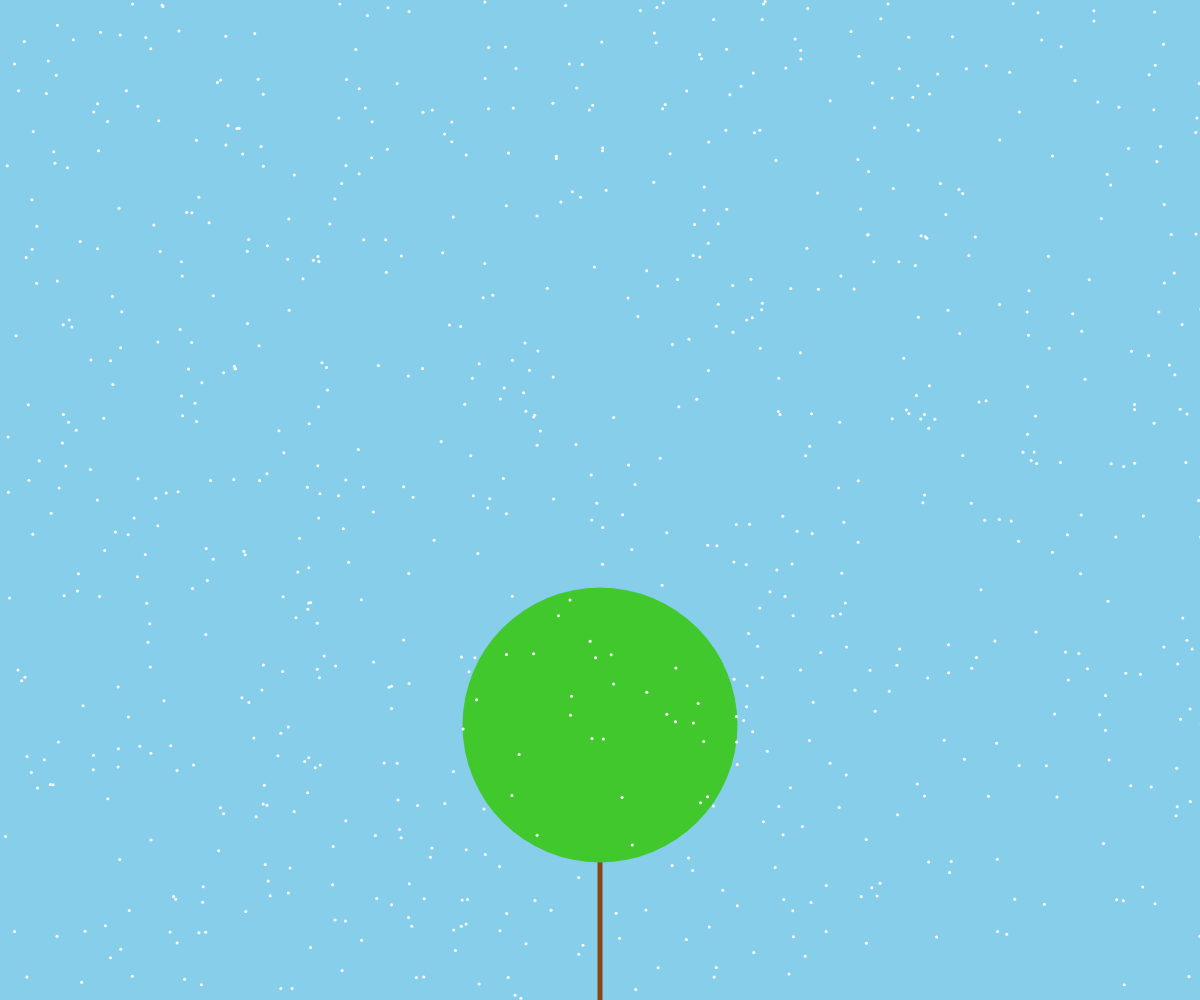
Frame 1 (no input)
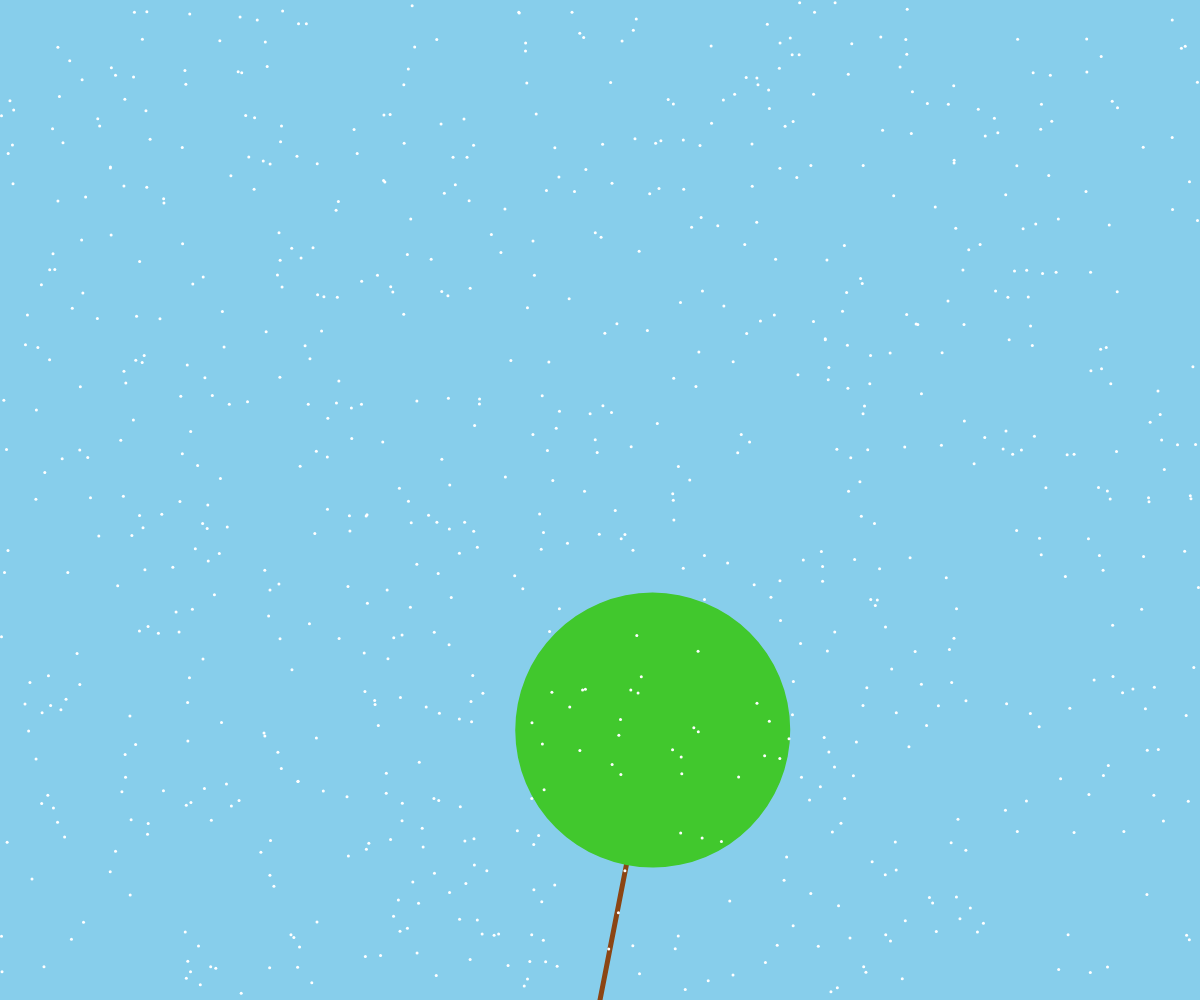
Frame 60 (no input)
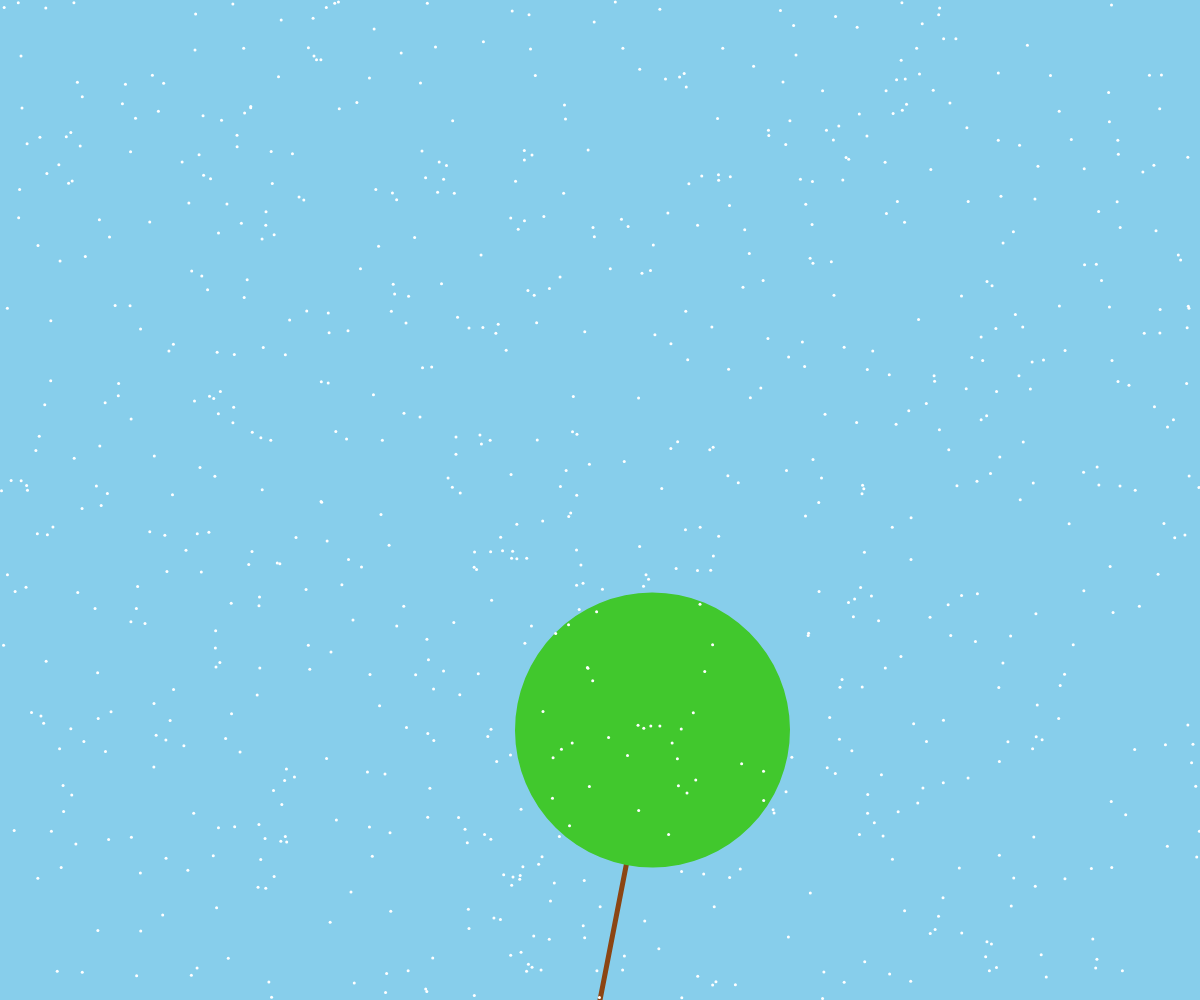
Frame 120 (the mouse pressed at the canvas centre since frame 60)

The p5.js sketch that drew these frames (run headless with seeded random() and noise() and a simulated clock; from frame 60 on, the mouse is pressed at the canvas centre):

// p5.js sketch
// ── sketch.js
let particles = [];
let numberOfParticles = 800;  
let gravity = 0.5;



let trunkLen =    275;   // length of the trunk
let windInc =     0.01;  // how quickly wind changes speed (try changing)

let windSpeed =   0;     // speed, which will = angle of bend
let noisePos =    0;     // "position" in the Perlin noise



function setup() {
  createCanvas(windowWidth, windowHeight);
  for (let i = 0; i < numberOfParticles; i++ ){ // "for" loop fills the particle array
    particles[i] = new Particle(); //fill for "i" number of times
  }
}

function draw() {
  background(135,206,235); //sky blue background

  
  gravity = map(200, 0, height, 0, 3);
  console.log(gravity);
  
  // draw a simple tree
  push();
  translate(width/2, height);
  rotate(radians(windSpeed));
  stroke(139,69,19); // saddle brown RGB values
  strokeWeight(5);
  line(0,0, 0,-trunkLen);
  fill(65, 200, 45);
  noStroke();
  circle(0,-trunkLen, trunkLen); 
  pop();
  
  // update wind speed using Perlin noise
  // noise() returns a value 0 to 1, so * 30 means
  // the wind speed will result in an angle of 0-30 degrees.

  windSpeed = noise(noisePos) * 30;
  noisePos += windInc;

  for (let i = 0; i < particles.length; i++){
    particles[i].move();
    particles[i].display();
       
  }

}


class Particle {
  
  constructor() {
    this.width = 3; //
    this.height = 3; //determines the width and heighth
    this.x = random(width); //
    this.y = random(height); //
    this.xSpeed  = random(0.0, 2.7); // moves particles at a random speed from 0.0 to 2.7.
  }

  display(){
    
    noStroke();  //takes away border of rect
    rect(this.x, this.y, this.width, this.height, 20);

  }
  move(){
    this.x = this.x + this.xSpeed;
    this.y = this.y + gravity;
    if (this.x > width){
      this.x = 0;
    }
    if(this.y > height){
      this.y = 0;
    }
  }
}
